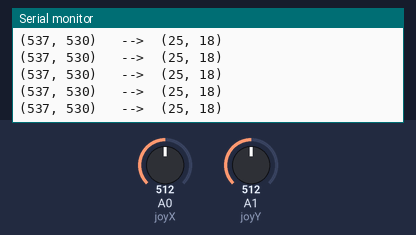
Bench run of a sketch on a simulated Arduino Uno, built with avr-gcc and run on an emulated ATmega328P. Shown: the last lines printed to the serial monitor. The test bench sets the inputs (shaded band); at power-on: A0 (joyX) = 512, A1 (joyY) = 512.

Above: at 1.2 s.
1.3 s: A0 (joyX) set to 716
At 1.56 s:
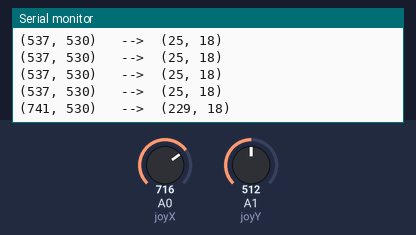
2.8 s: A1 (joyY) set to 716
At 2.97 s:
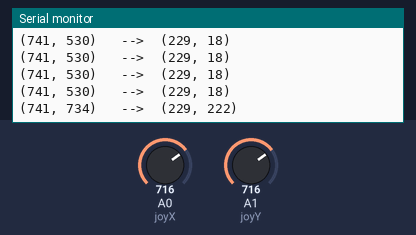
4.3 s: A0 (joyX) set to 900
At 4.38 s:
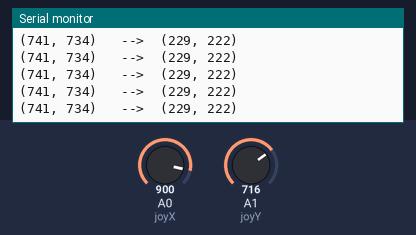
5.8 s: A1 (joyY) set to 900
At 5.99 s:
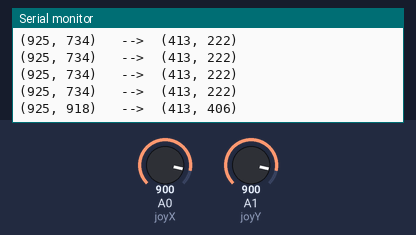
Timing chart, 0 to 8.3 s (numbered marks = the images above; inputs shaded):
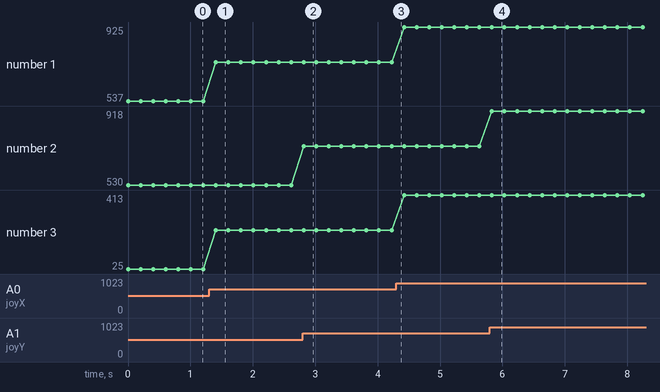

Measured:
- after the input at 1.3 s, the serial monitor: prints a new line after 0.11 s (image 1)
- after the input at 2.8 s, the serial monitor: prints a new line at once (image 2)
- after the input at 5.8 s, the serial monitor: prints a new line at once (image 4)
- plotted number 1: 537 → 741 after the input at 1.3 s, 741 → 925 after the input at 4.3 s
- plotted number 2: 530 → 734 after the input at 2.8 s, 734 → 918 after the input at 5.8 s
- plotted number 3: 25 → 229 after the input at 1.3 s, 229 → 413 after the input at 4.3 s

The sketch:

Joystick_Test.ino
```cpp
const int joyX = A0;
const int joyY = A1;
const int joyS = 4;
int xValRaw;
int yValRaw;
int xVal;
int yVal;
int xOffset = 512-487;
int yOffset = 512-494;

void setup() {
  // put your setup code here, to run once:
  pinMode(joyS, INPUT);
  Serial.begin(9600);

}

void loop() {
  // put your main code here, to run repeatedly:
  xValRaw = analogRead(joyX) + xOffset;
  yValRaw = analogRead(joyY) + yOffset;
  xVal = map(xValRaw, 0, 1023, -512, 512);
  yVal = map(yValRaw, 0, 1023, -512, 512);
  Serial.print("(");
  Serial.print(xValRaw);
  Serial.print(", ");
  Serial.print(yValRaw);
  Serial.print(")\t -->\t(");
  Serial.print(xVal);
  Serial.print(", ");
  Serial.print(yVal);
  Serial.println(")");
  delay(200);


}
```
